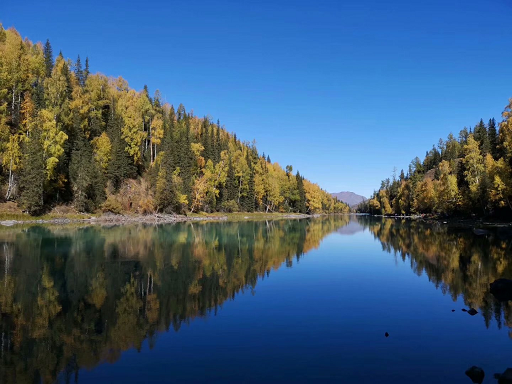
#> input picture blog40-ImageSegmentation/scenery.png, 512 x 384 px
$ python blog40-02-byjc.py   (older library calls are emulated)
#> lines starting #> are read from the running program, lines starting #| are printed output that depends on the picture; after the words box and inside, x2 and y2 are one past the last pixel; in counts of white or black regions, pixels touching at a corner belong together
# -*- coding: utf-8 -*-
# 2021-05-17 Eastmount CSDN
import cv2
import numpy as np
import matplotlib.pyplot as plt

#读取图像
img = cv2.imread('scenery.png')
#> img is the input picture: shape (384, 512, 3); mean B, G, R 117.2, 91.6, 64.3
rgb_img = cv2.cvtColor(img, cv2.COLOR_BGR2RGB)

#灰度化处理图像
grayImage = cv2.cvtColor(img, cv2.COLOR_BGR2GRAY)
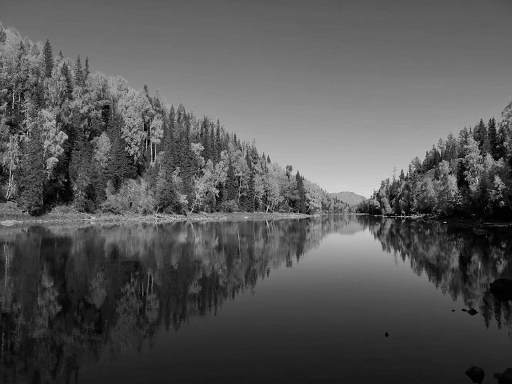
#> grayImage: shape (384, 512); min 0, max 227, mean 86.3

#阈值处理
ret, binary = cv2.threshold(grayImage, 127, 255, cv2.THRESH_BINARY)
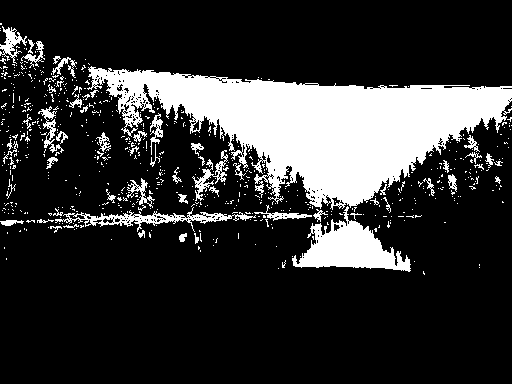
#> binary: shape (384, 512); 19.9% white; 651 white regions (594 under 20 px), largest, box (x1, y1, x2, y2) and area: (87, 66, 512, 210) 28321, (292, 206, 411, 272) 3478, (55, 207, 256, 232) 1250

#Roberts算子
kernelx = np.array([[-1,0],[0,1]], dtype=int)
kernely = np.array([[0,-1],[1,0]], dtype=int)
x = cv2.filter2D(binary, cv2.CV_16S, kernelx)
y = cv2.filter2D(binary, cv2.CV_16S, kernely)
absX = cv2.convertScaleAbs(x)
#> absX: shape (384, 512); 5.5% white in thin lines or dots, all inside (x1, y1, x2, y2) = (0, 23, 512, 276)
absY = cv2.convertScaleAbs(y)
Roberts = cv2.addWeighted(absX, 0.5, absY, 0.5, 0)
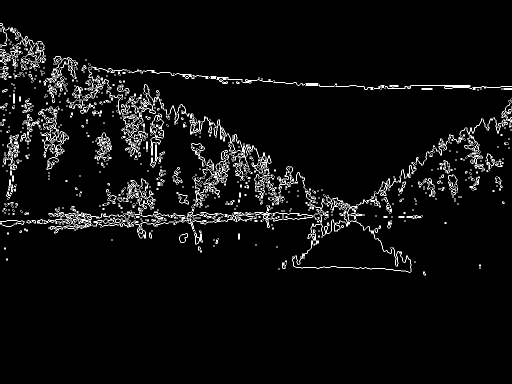
#> Roberts: shape (384, 512); min 0, max 255, mean 14.1

#Prewitt算子
kernelx = np.array([[1,1,1],[0,0,0],[-1,-1,-1]], dtype=int)
kernely = np.array([[-1,0,1],[-1,0,1],[-1,0,1]], dtype=int)
x = cv2.filter2D(binary, cv2.CV_16S, kernelx)
y = cv2.filter2D(binary, cv2.CV_16S, kernely)
absX = cv2.convertScaleAbs(x)
#> absX: shape (384, 512); 10.5% white in thin lines or dots, all inside (x1, y1, x2, y2) = (0, 22, 512, 276)
absY = cv2.convertScaleAbs(y)
#> absY: shape (384, 512); 10.3% white in thin lines or dots, all inside (x1, y1, x2, y2) = (1, 22, 511, 276)
Prewitt = cv2.addWeighted(absX,0.5,absY,0.5,0)

#Sobel算子
x = cv2.Sobel(binary, cv2.CV_16S, 1, 0)
y = cv2.Sobel(binary, cv2.CV_16S, 0, 1)
absX = cv2.convertScaleAbs(x)
absY = cv2.convertScaleAbs(y)
Sobel = cv2.addWeighted(absX, 0.5, absY, 0.5, 0)

#拉普拉斯算法
dst = cv2.Laplacian(binary, cv2.CV_16S, ksize = 3)
Laplacian = cv2.convertScaleAbs(dst)
#> Laplacian: shape (384, 512); 12.1% white; 117 white regions (82 under 20 px), largest, box (x1, y1, x2, y2) and area: (0, 62, 512, 273) 16772, (1, 97, 69, 200) 1914, (0, 22, 46, 83) 1306

# Scharr算子
x = cv2.Scharr(binary, cv2.CV_32F, 1, 0) #X方向
y = cv2.Scharr(binary, cv2.CV_32F, 0, 1) #Y方向
absX = cv2.convertScaleAbs(x)
absY = cv2.convertScaleAbs(y)
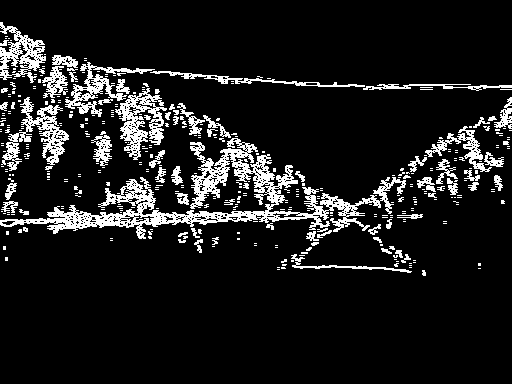
#> absY: shape (384, 512); 11.1% white in thin lines or dots, all inside (x1, y1, x2, y2) = (0, 22, 512, 276)
Scharr = cv2.addWeighted(absX, 0.5, absY, 0.5, 0)

#Canny算子
gaussianBlur = cv2.GaussianBlur(binary, (3,3), 0) #高斯滤波
Canny = cv2.Canny(gaussianBlur , 50, 150)
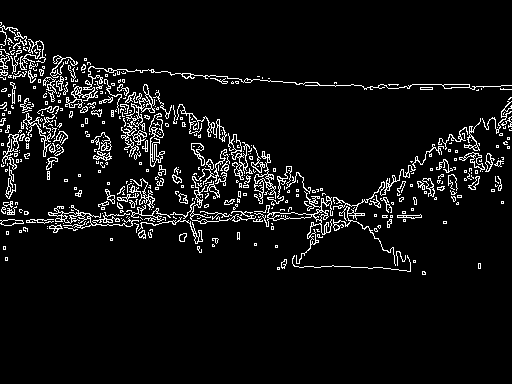
#> Canny: shape (384, 512); 6.4% white in thin lines or dots, all inside (x1, y1, x2, y2) = (0, 22, 512, 275)

#LOG算子
gaussianBlur = cv2.GaussianBlur(binary, (3,3), 0) #高斯滤波
dst = cv2.Laplacian(gaussianBlur, cv2.CV_16S, ksize = 3)
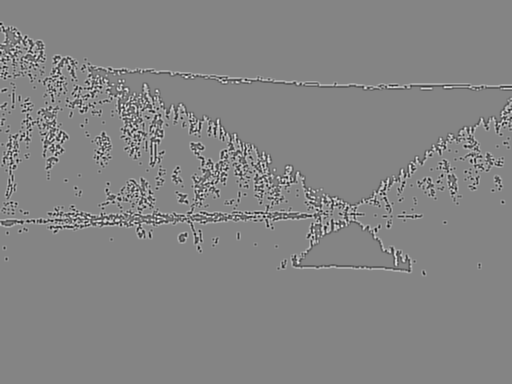
#> dst: shape (384, 512) int16; min -894, max 826, mean 0; drawn with min black and max white
LOG = cv2.convertScaleAbs(dst)
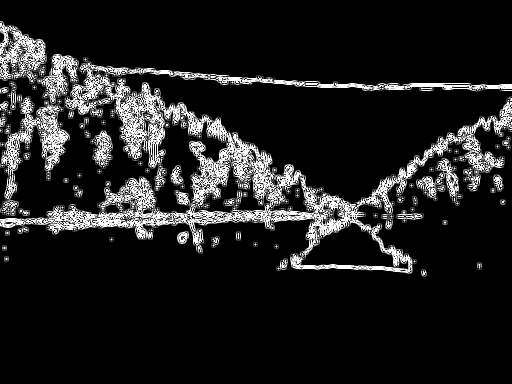
#> LOG: shape (384, 512); min 0, max 255, mean 30.8

#效果图
titles = ['Source Image', 'Binary Image', 'Roberts Image',
          'Prewitt Image','Sobel Image', 'Laplacian Image',
          'Scharr Image', 'Canny Image', 'LOG Image']
images = [rgb_img, binary, Roberts, Prewitt,
          Sobel, Laplacian, Scharr, Canny, LOG]
for i in np.arange(9):
   plt.subplot(3,3,i+1),plt.imshow(images[i],'gray')
   plt.title(titles[i])
   plt.xticks([]),plt.yticks([])
plt.show()

$ run again, with blog40-ImageSegmentation/hua.png copied over blog40-ImageSegmentation/scenery.png
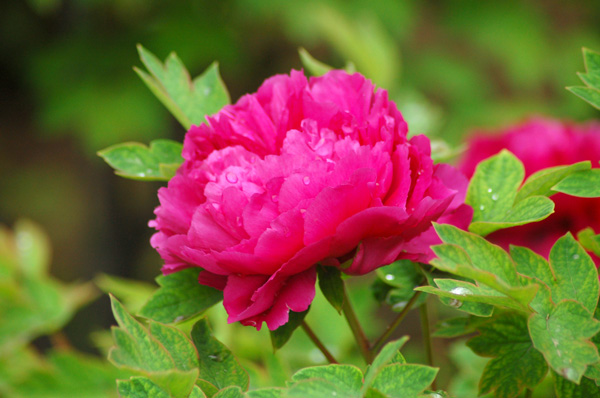
#> input picture blog40-ImageSegmentation/hua.png, 600 x 398 px
#> img is the input picture: shape (398, 600, 3); mean B, G, R 56.8, 94.7, 121.2
#> `ret, binary = cv2.threshold(grayImage, 127, 255, cv2.THRESH_BINARY)`:
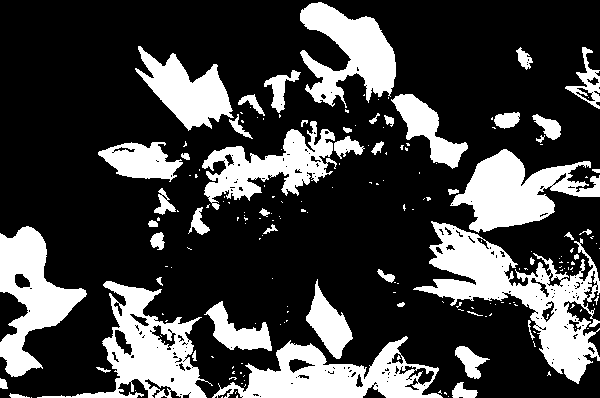
#> binary: shape (398, 600); 26.3% white; 188 white regions (138 under 20 px), largest, box (x1, y1, x2, y2) and area: (413, 221, 600, 384) 9980, (212, 336, 443, 398) 6730, (37, 281, 213, 398) 6684
#> Laplacian: shape (398, 600); 12% white in thin lines or dots
#> Canny: shape (398, 600); 5.5% white in thin lines or dots
#> `LOG = cv2.convertScaleAbs(dst)`:
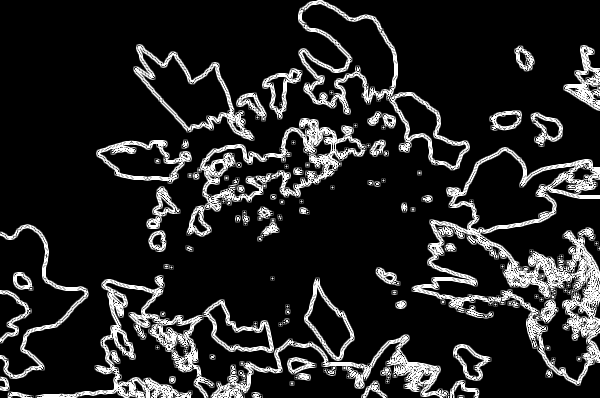
#> LOG: shape (398, 600); min 0, max 255, mean 36.5

$ run again, with blog40-ImageSegmentation/nv.png copied over blog40-ImageSegmentation/scenery.png
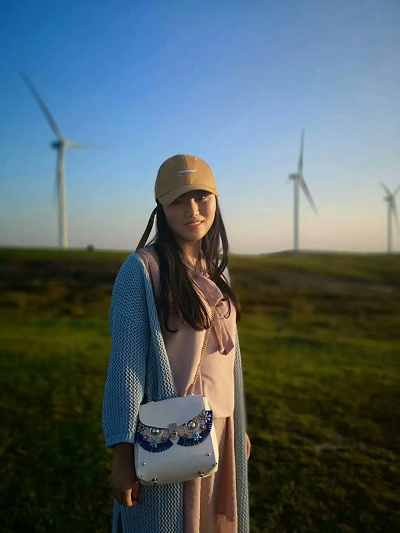
#> input picture blog40-ImageSegmentation/nv.png, 400 x 533 px
#> img is the input picture: shape (533, 400, 3); mean B, G, R 102.8, 99, 83.8
#> `ret, binary = cv2.threshold(grayImage, 127, 255, cv2.THRESH_BINARY)`:
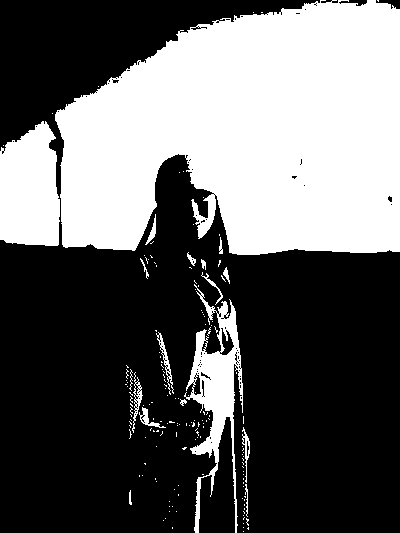
#> binary: shape (533, 400); 38.2% white; 164 white regions (146 under 20 px), largest, box (x1, y1, x2, y2) and area: (55, 0, 400, 255) 68692, (0, 121, 60, 246) 6272, (184, 284, 243, 533) 4793
#> Laplacian: shape (533, 400); 5.4% white; 44 white regions (24 under 20 px), largest, box (x1, y1, x2, y2) and area: (174, 258, 244, 533) 4046, (0, 0, 400, 256) 3954, (124, 364, 167, 440) 1047
#> Canny: shape (533, 400); 2.7% white in thin lines or dots
#> `LOG = cv2.convertScaleAbs(dst)`:
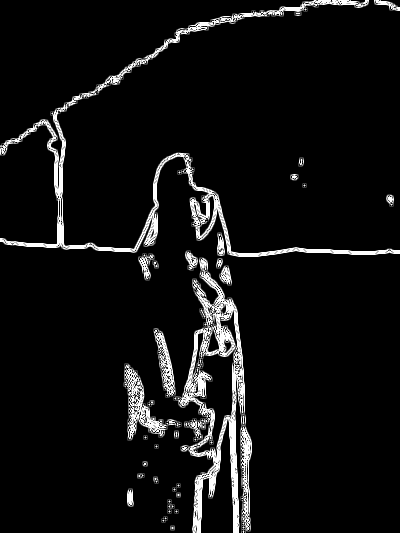
#> LOG: shape (533, 400); min 0, max 255, mean 16.3
